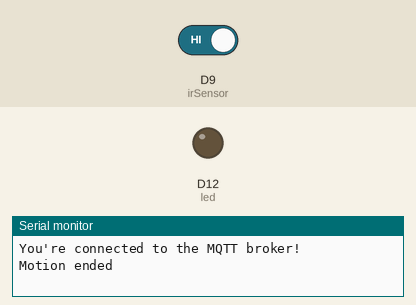
The sketch below on a simulated Arduino MKR. On the bench: output pins drawn as LEDs (lit = HIGH), the last lines printed to the serial monitor. The test bench sets the inputs (shaded band); at power-on: D9 (irSensor) HIGH. WiFi joins after 1.5 s; servers stay silent unless stated; no MQTT or app messages arrive unless stated; not simulated (calls return 0 or success): arduino_secrets.h.

Above: at 2.7 s.
2.8 s: D9 (irSensor) driven LOW
At 3.9 s:
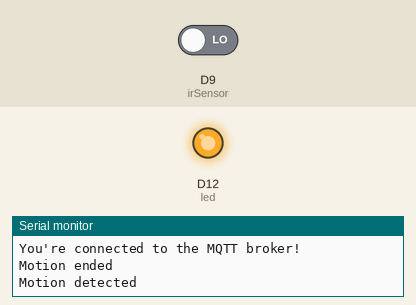
4.3 s: D9 (irSensor) driven HIGH
At 5.0 s:
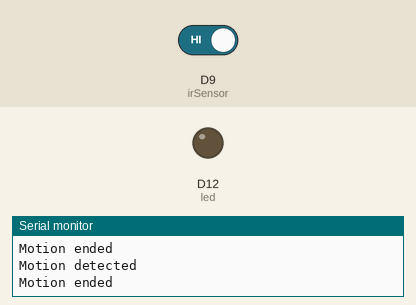
Timing chart, 0 to 7.3 s (numbered marks = the images above; inputs shaded):
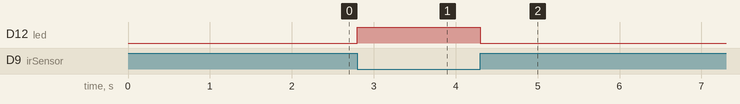

Measured:
- after the input at 2.8 s, D12 (led): LOW → HIGH at once
- after the input at 4.3 s, D12 (led): HIGH → LOW at once

The sketch:

ir.ino
```cpp
#include <ArduinoMqttClient.h>
#include <WiFiNINA.h>

#include "arduino_secrets.h"
int irSensor = 9;
int led = 12;
int previousState = -1;

char ssid[] = SECRET_SSID;    // your network SSID (name)
char pass[] = SECRET_PASS;    // your network password (use for WPA, or use as key for WEP)


WiFiClient wifiClient;
MqttClient mqttClient(wifiClient);

const char broker[] = "broker.hivemq.com";
int        port     = 1883;
const char topic[]  = "/sensorData";


// int count = 0;

void setup() {
  pinMode(irSensor, INPUT);
  pinMode(led, OUTPUT);
  //Initialize serial and wait for port to open:
  Serial.begin(9600);
  while (!Serial) {
    ; // wait for serial port to connect. Needed for native USB port only
  }

  // attempt to connect to WiFi network:
  Serial.print("Attempting to connect to WPA SSID: ");
  Serial.println(ssid);
  while (WiFi.begin(ssid, pass) != WL_CONNECTED) {
    // failed, retry
    Serial.print(".");
    delay(5000);
  }

  Serial.println("You're connected to the network");
  Serial.println();


  Serial.print("Attempting to connect to the MQTT broker: ");
  Serial.println(broker);

  if (!mqttClient.connect(broker, port)) {
    Serial.print("MQTT connection failed! Error code = ");
    Serial.println(mqttClient.connectError());

    while (1);
  }

  Serial.println("You're connected to the MQTT broker!");
  Serial.println();
}

void loop() {
  mqttClient.poll();
  int readSensor = digitalRead(irSensor);

  if (readSensor == 0) {
    digitalWrite(led, HIGH);
    if (previousState != readSensor) {
      Serial.println("Motion detected");
      mqttClient.beginMessage(topic);
      mqttClient.print("Car Parked");
      mqttClient.endMessage();
      previousState = readSensor;
      delay(500);
    }
  } else {
    digitalWrite(led, LOW);
    if (previousState != readSensor) {
      Serial.println("Motion ended");
      mqttClient.beginMessage(topic);
      mqttClient.print("Car not parked");
      mqttClient.endMessage();
      previousState = readSensor;
      delay(500);
    }
  }
}
```
